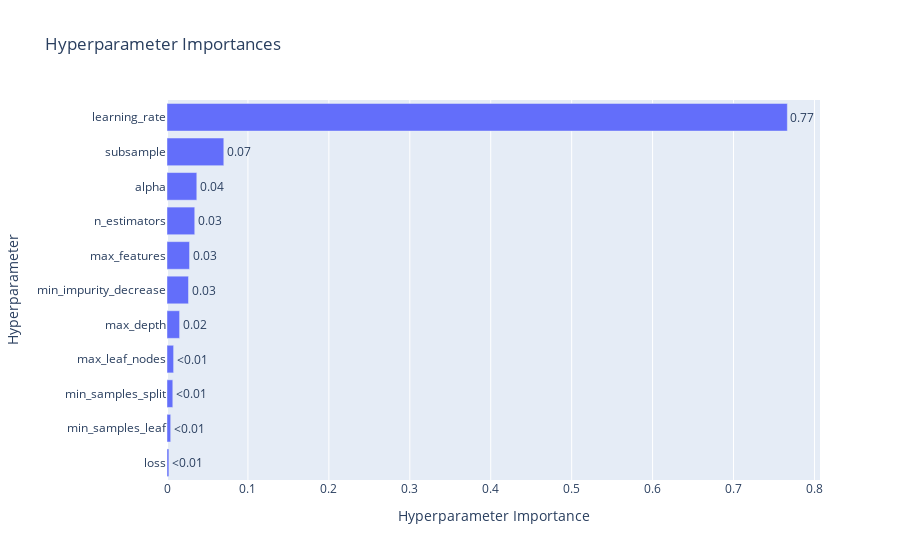

Notebook code for this chart:
### Code cell
vis.plot_param_importances(study=study_grad)

### Figure 1 — Plotly figure (JSON) as saved in the notebook; plotly's stock layout.template omitted (floating-point values rounded to 4 significant figures)
{"data": [{"cliponaxis": false, "hovertemplate": ["loss (CategoricalDistribution): 0.002338929401145947<extra></extra>", "min_samples_leaf (IntDistribution): 0.00455903217251362<extra></extra>", "min_samples_split (IntDistribution): 0.007165606721950012<extra></extra>", "max_leaf_nodes (IntDistribution): 0.008164475548849425<extra></extra>", "max_depth (IntDistribution): 0.015550423881898682<extra></extra>", "min_impurity_decrease (FloatDistribution): 0.026570118264933825<extra></extra>", "max_features (CategoricalDistribution): 0.027845318565563434<extra></extra>", "n_estimators (IntDistribution): 0.034292687919609204<extra></extra>", "alpha (FloatDistribution): 0.03682066940276947<extra></extra>", "subsample (FloatDistribution): 0.07018587646098678<extra></extra>", "learning_rate (FloatDistribution): 0.7665068616597798<extra></extra>"], "name": "Objective Value", "orientation": "h", "text": ["<0.01", "<0.01", "<0.01", "<0.01", "0.02", "0.03", "0.03", "0.03", "0.04", "0.07", "0.77"], "textposition": "outside", "type": "bar", "x": [0.002339, 0.004559, 0.007166, 0.008164, 0.01555, 0.02657, 0.02785, 0.03429, 0.03682, 0.07019, 0.7665], "y": ["loss", "min_samples_leaf", "min_samples_split", "max_leaf_nodes", "max_depth", "min_impurity_decrease", "max_features", "n_estimators", "alpha", "subsample", "learning_rate"]}], "layout": {"title": {"text": "Hyperparameter Importances"}, "xaxis": {"title": {"text": "Hyperparameter Importance"}}, "yaxis": {"title": {"text": "Hyperparameter"}}}}
